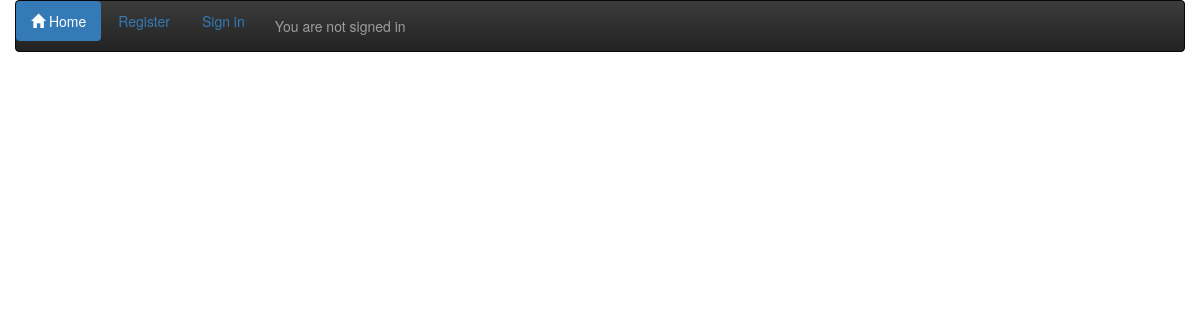
Page /site_details/16/ on the earlier database version.
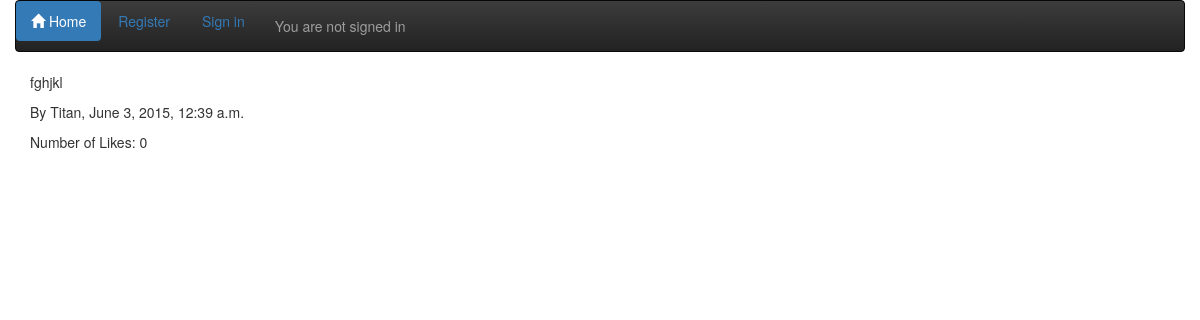
Same page on the later database version.
### theme/models.py (models this page shows, shortened)
class Comment(models.Model):
	comment = models.TextField()
	likes = models.PositiveIntegerField(default=0)
	comment_by = models.ForeignKey(User, related_name="written_comments")
	comment_datetime = models.DateTimeField()
	class Meta:
		ordering = ['-comment_datetime']

### theme/views.py (the view)
# urls.py: url(r'^(\d+)/$', theme_views.comment_details, name='comment_details'),
def comment_details(request, comment_id):
	comments = Comment.objects.all().filter(id=comment_id)
	context = {
	'comments': comments,
	}
	return render(request, 'theme/comment_details.html', context)

### theme/templates/theme/comment_details.html (shortened to what this page needs)
{% extends 'theme/base.html' %}
{% block container %}
{% for comment in comments %}
<div class="container">
	<p>{{ comment.comment }}</p>
	<p>By {{ comment.comment_by }}, {{ comment.comment_datetime }} </p>
	<p>Number of Likes: {{ comment.likes }}</p>
</div>
{% endfor %}
{% endblock %}

Differences in the rows shown:
added Comment: comment "fghjkl", comment_by "Titan", comment_datetime "June 3, 2015, 12:39 a.m.", likes "0"
